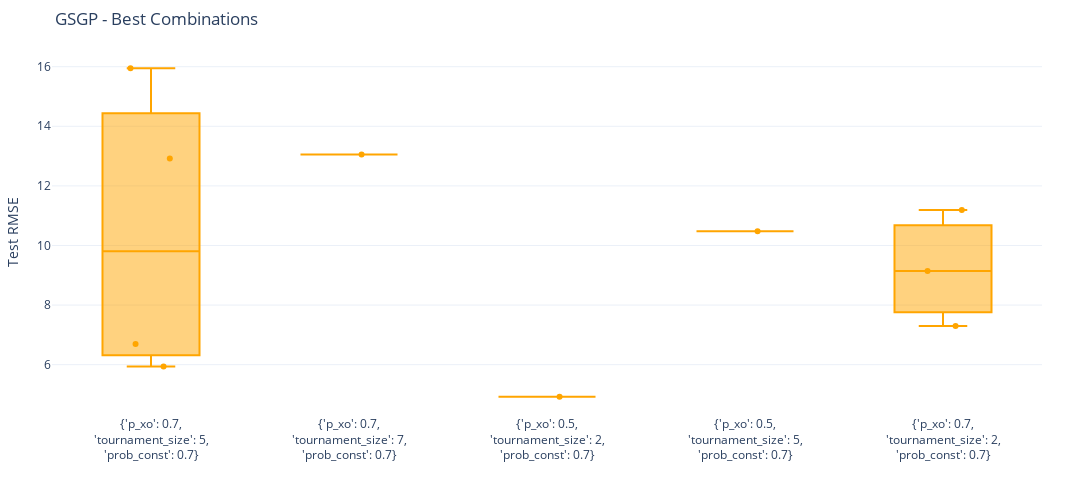

Here is the notebook cell this chart was saved with:
### Code cell
test_best_combs(model_name=MODEL_NAME)

### Figure 1 — Plotly figure (JSON) as saved in the notebook; plotly's stock layout.template omitted (floating-point values rounded to 4 significant figures)
{"data": [{"boxpoints": "all", "jitter": 0.5, "line": {"color": "orange"}, "name": "{'p_xo': 0.7,<br>'tournament_size': 5,<br>'prob_const': 0.7}", "pointpos": 0, "type": "box", "y": [15.95, 6.697, 5.938, 12.92]}, {"boxpoints": "all", "jitter": 0.5, "line": {"color": "orange"}, "name": "{'p_xo': 0.7,<br>'tournament_size': 7,<br>'prob_const': 0.7}", "pointpos": 0, "type": "box", "y": [13.05]}, {"boxpoints": "all", "jitter": 0.5, "line": {"color": "orange"}, "name": "{'p_xo': 0.5,<br>'tournament_size': 2,<br>'prob_const': 0.7}", "pointpos": 0, "type": "box", "y": [4.923]}, {"boxpoints": "all", "jitter": 0.5, "line": {"color": "orange"}, "name": "{'p_xo': 0.5,<br>'tournament_size': 5,<br>'prob_const': 0.7}", "pointpos": 0, "type": "box", "y": [10.48]}, {"boxpoints": "all", "jitter": 0.5, "line": {"color": "orange"}, "name": "{'p_xo': 0.7,<br>'tournament_size': 2,<br>'prob_const': 0.7}", "pointpos": 0, "type": "box", "y": [9.14, 7.302, 11.19]}], "layout": {"height": 500, "margin": {"b": 20, "l": 50, "r": 50, "t": 50}, "showlegend": false, "title": {"text": "GSGP - Best Combinations"}, "width": 1100, "xaxis": {"title": {"text": ""}}, "yaxis": {"range": [0, null], "title": {"text": "Test RMSE"}}}}
